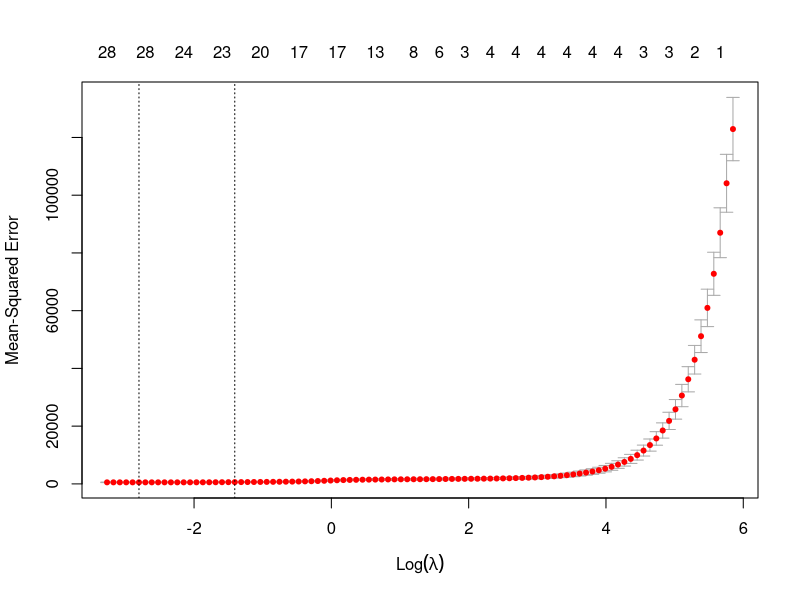

Recreate this plot in R. (Note: this script raises an error after producing the figure.)
# Scale the data and apply cross-validation compute LASSO regression models which predict Area
# from the other numerical variables (i.e exclude Diagnosis). 

library(glmnet)
library(dplyr)
library(caret)

set.seed(12345)

data <- read.csv("wdbc.csv")

predictors_raw <- select(data, -ID, -Diagnosis, -AreaMean)
y <- data$AreaMean

# Scale ONLY predictors (not y)
scaler <- preProcess(predictors_raw)
X_scaled <- predict(scaler, predictors_raw)

model_lasso <- cv.glmnet(
  x = as.matrix(X_scaled),
  y = y,
  alpha = 1,
  family = "gaussian"
)

# Provide a plot showing dependence of the cross-validation error and its uncertainty on the value of the penalty parameter.
plot(model_lasso, xvar = "lambda")

# How many features are selected by the optimal model? 
coef_opt <- coef(model_lasso, s = "lambda.min")
n_features_opt <- sum(coef_opt[-1] != 0)  # exclude intercept
cat("Number of non-zero predictors at lambda.min:", n_features_opt, "\n")

# Report an equation that shows how the target variable can be predicted from the features when log(λ) = -2.
lambda_target <- exp(-2)
# Get coefficients at chosen lambda
coef_target <- coef(model_lasso, s = lambda_target)
# Keep only non-zero coefficients
non_zero <- which(coef_target != 0)
names_keep <- rownames(coef_target)[non_zero]
vals_keep <- as.numeric(coef_target[non_zero])
# Build equation
intercept <- round(vals_keep[1], 4)
terms <- paste(round(vals_keep[-1], 4), "*", names_keep[-1])
equation <- paste("AreaMean_hat =", intercept, "+", paste(terms, collapse = " + "))
cat("Equation at log(lambda) = -2:\n", equation, "\n")

# Is the model for log(𝜆) = −2 statistically significantly different from the optimal model? (3p)
cvm     <- model_lasso$cvm      # mean cross-validation error for each lambda
cvsd    <- model_lasso$cvsd     # standard error of CV error for each lambda
lambdas <- model_lasso$lambda   # lambda values tested

# Find the index of the optimal lambda
idx_opt <- which(model_lasso$lambda == model_lasso$lambda.min)

# Find the index of the lambda we are interested in (log(lambda) = -2)
idx_target <- which.min(abs(lambdas - exp(-2)))

# Print the CV errors
cat("Optimal lambda:\n")
cat("  lambda =", lambdas[idx_opt],
    "\n  CV error =", cvm[idx_opt], "±", cvsd[idx_opt], "\n\n")

cat("Target lambda (log(lambda) = -2):\n")
cat("  lambda =", lambdas[idx_target],
    "\n  CV error =", cvm[idx_target], "±", cvsd[idx_target], "\n")

# Divide the original (unscaled) data into training and validation (50/50) and compute a logistic
# regression model in which Diagnosis is predicted from the remaining variables. Compute the
# training and test misclassification errors and comment if the model seems to be overfitted.
# Assuming “M” to be the positive class, compute precision values for the test data with the
# following loss matrices and comment why precision changed in that direction with L1 and L2 (3p):

set.seed(12345)
data <- read.csv("wdbc.csv")
data$Diagnosis <- ifelse(data$Diagnosis == "M", 1, 0)

n = dim(data)[1]

id = sample(1:n, floor(n * 0.5))
id1 = setdiff (1:n, id) # Remaining rows
data_train = data[id,] # Assign rows to training set
data_val = data[id1,] # Set remaining rows as test data

lrm <- glm(formula = Diagnosis ~ ., data = data_train , family = "binomial")

misclass=function(X,X1){
  n=length(X)
  return(1-sum(diag(table(X,X1)))/n)
}
misclass(data_train$Diagnosis, predict(lrm, newdata = data_train, type = "response")>0.5)
misclass(data_val$Diagnosis, predict(lrm, newdata = data_val, type = "response")>0.5)

# > misclass(predictions_train, data_train$Diagnosis)
# [1] 0
# > misclass(predictions_val, data_val$Diagnosis)
# [1] 0.05964912
# Model doesnt seem to be overfitted because it scores well on unseen data such as the validation dataset, with very low misclass rate.

probs_val <- predict(lrm, newdata = data_val, type = "response")

predict_with_loss <- function(probs, loss_matrix) {
  # probs = P(Y=1|X), so prob for class B = 1 - probs
  losses_B <- (1 - probs) * loss_matrix["True B", "Predict B"] +
    probs * loss_matrix["True M", "Predict B"]
  losses_M <- (1 - probs) * loss_matrix["True B", "Predict M"] +
    probs * loss_matrix["True M", "Predict M"]
  
  ifelse(losses_M < losses_B, 1, 0)  # Predict M if loss smaller
}

# Prediction under L1
pred_val_L1 <- predict_with_loss(probs_val, L1)
conf_matrix_L1 <- table(data_val$Diagnosis, pred_val_L1)

# Prediction under L2
pred_val_L2 <- predict_with_loss(probs_val, L2)
conf_matrix_L2 <- table(data_val$Diagnosis, pred_val_L2)

# Precision function
precision <- function(conf_matrix) {
  TP = conf_matrix[2, 2]
  FP = conf_matrix[1, 2]
  TP / (TP + FP)
}

res_1 = precision(conf_matrix_L1)
res_2 = precision(conf_matrix_L2)

res_1
res_2

# Assume now the following classification model: 𝑦𝑦�(𝑥𝑥) = 𝑠𝑠𝑃𝑃𝑠𝑠𝑠𝑠�𝑓𝑓(𝑥𝑥)� where 𝑓𝑓(𝑥𝑥) = 𝑤𝑤𝑇𝑇𝑥𝑥, where
# 𝑦𝑦� is the predicted diagnosis  (“-1”  corresponds to “B” and “1” corresponds to “M”), 𝑥𝑥 are all
# other variables in the data and 𝑤𝑤 is the set of parameters. Implement a cost function in R
# depending on argument 𝑤𝑤 that uses this model, training data from step 2 and the Hinge loss
# function. Optimize the cost function from the starting point (0,..., 0) by the BFGS method and
# estimate training and test misclassification errors for the optimal model. Report the estimated
# predictive equation. Compare the quality of this model with the quality of the logistic model
# from step 2. (4p)

# Hinge loss function
hinge_loss <- function(w, X, y) {
  f_x <- X %*% w              # f(x) för alla observationer
  margins <- y * f_x          # y * f(x)
  loss <- ifelse(margins <= 1, 1 - margins, 0)
  return(sum(loss))           # summera över alla
}

# Prediction function
predict_hinge <- function(w, X) {
  preds <- sign(X %*% w)
  return(preds)
}

# Example usage
# X_train: matrix of predictors (rows = samples, cols = features)
# y_train: vector of labels in {-1, 1}

X_train <- as.matrix(select(data_train, -Diagnosis))
y_train <- ifelse(data_train$Diagnosis == "M", 1, -1)

X_test <- as.matrix(select(data_val, -Diagnosis))
y_test <- ifelse(data_val$Diagnosis == "M", 1, -1)

# korrekt startvektor
w0 <- rep(0, ncol(X_train))

opt <- optim(w0, hinge_loss, X = X_train, y = y_train, method = "BFGS")
opt
# Optimal weights
w_opt <- opt$par

# Training error
train_preds <- predict_hinge(w_opt, X_train)
train_error <- mean(train_preds != y_train)

# Test error
test_preds <- predict_hinge(w_opt, X_test)
test_error <- mean(test_preds != y_test)

cat("Train error:", train_error, "\n")
cat("Test error:", test_error, "\n")
cat("Optimal weights:", w_opt, "\n")